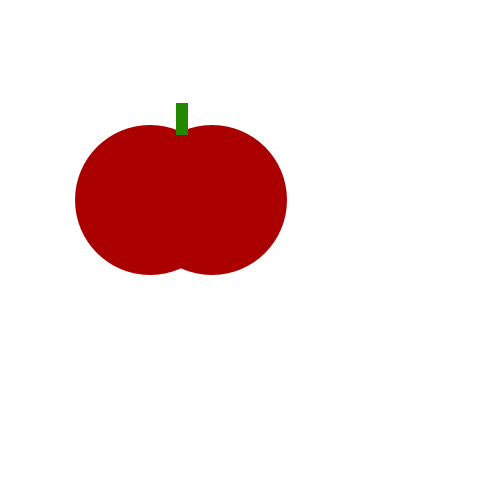
Frame 1 (no input)
Frame 60 (the mouse pressed at the canvas centre just before this capture): identical to frame 1, image omitted
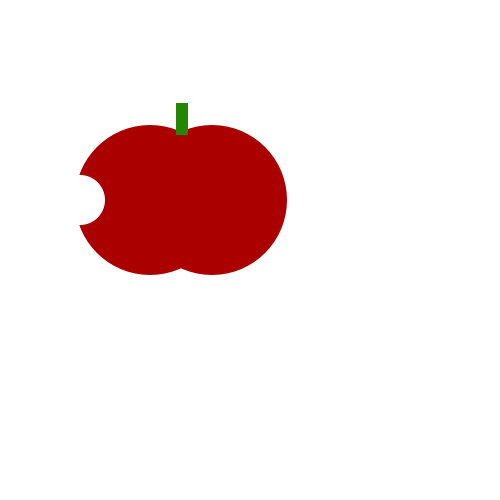
Frame 120 (the mouse held since frame 60 and released just before this capture)

The Processing sketch that drew these frames (run headless with seeded random() and noise(); from frame 60 on, the mouse is pressed at the canvas centre):

// Processing sketch: TastyNotSoTomato
// ── TastyNotSoTomato.pde
 void setup() {
    size(500, 500);
}
void draw() {
    background(255, 255, 255);
    noStroke();
    fill(170, 0, 0);
    ellipse(150, 200, 150, 150);
    ellipse(212, 200, 150, 150);
    fill(34, 136, 0);
    rect(176, 103, 12, 32);
    if(mousePressed){
      fill(255, 255, 255);
      ellipse(80, 200, 50, 50);
    }
}
